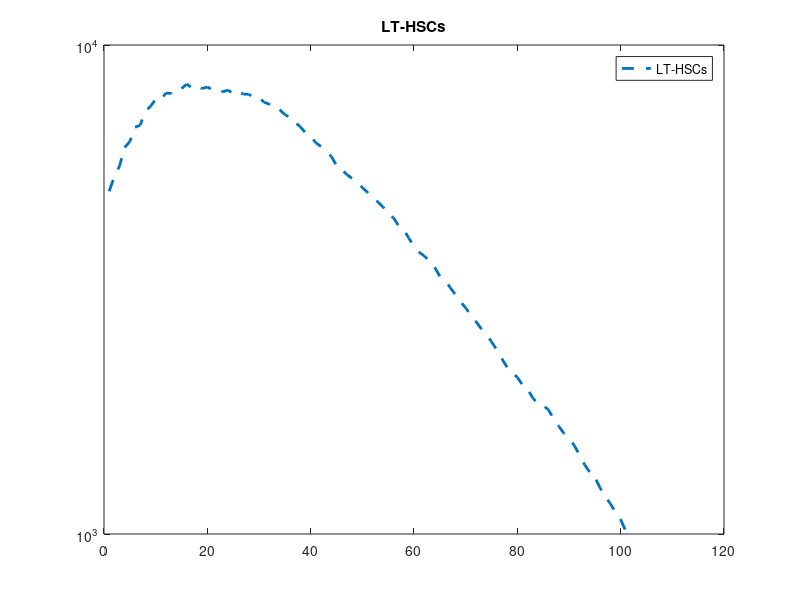

This figure's MATLAB source: (Note: this script raises an error after producing the figure.)
function [cellstypeA, cellstypeB, cellstypeC, params] = cellmodel12(varargin) %Accepting any kind of variable 

%% Last updated September 8, 2024

% Parsing the input parameters
p = inputParser;
addParameter(p, 'PQA', 0.5);
addParameter(p, 'PQB', 0.5);
addParameter(p, 'P1A', 0.4);
addParameter(p, 'P2A', 0.1);
addParameter(p, 'P3A', 0.25);
addParameter(p, 'P4A', 0.25);
addParameter(p, 'P1B', 0.25);
addParameter(p, 'P2B', 0.25);
addParameter(p, 'P3B', 0.25);
addParameter(p, 'P4B', 0.25);
addParameter(p, 'PAA', 0.056);
addParameter(p, 'PAB', 0.00);
addParameter(p, 'PAQA', 0.01)
addParameter(p, 'PAQB', 0.01)
addParameter(p, 'meanCCA', 1);
addParameter(p, 'stdCCA', 1.5);
addParameter(p, 'meanCCB', 1);
addParameter(p, 'stdCCB', 0.5);
addParameter(p, 'max_divisions_A', 5);
addParameter(p, 'max_divisions_B', 5);
parse(p, varargin{:});

% Using parsed parameters
PQA = p.Results.PQA;
PQB = p.Results.PQB;
P1A = p.Results.P1A;
P2A = p.Results.P2A;
P3A = p.Results.P3A;
P4A = p.Results.P4A;
P1B = p.Results.P1B;
P2B = p.Results.P2B;
P3B = p.Results.P3B;
P4B = p.Results.P4B;
PAA = p.Results.PAA;
PAB = p.Results.PAB;
PAQA = p.Results.PAQA;
PAQB = p.Results.PAQB;
meanCCA = p.Results.meanCCA;
stdCCA = p.Results.stdCCA;
meanCCB = p.Results.meanCCB;
stdCCB = p.Results.stdCCB;
max_divisions_A = p.Results.max_divisions_A;
max_divisions_B = p.Results.max_divisions_B;

% Random seed
  seed = 123456789;
  rng(seed)

% Parameters
  Nc = 1e4;             % Initial number of cells
  Nt = 100;             % total number of time steps


% Initial conditions 
  % Initial number of typeA quiescent 
    indxQ = find(rand(1,Nc) > PQA);
    numTypeAQ = length(indxQ);      % number of quiescent cells type A
    numTypeA  = Nc - length(indxQ); % number of active cells type A

  % Set other counters 
    numTypeAI = 0;      % number of innactive cells type A
    numTypeB  = 0;      % number of active cells type B
    numTypeBI = 0;      % number of innactive cells type B
    numTypeBQ = 0;      % number of quiescent cells type B
    numTypeC  = 0;      % number of active cells type C
    

  % Store counters in the output variables   
    cellstypeA.Num(1)  = numTypeA;
    cellstypeB.Num(1)  = numTypeB;
    cellstypeA.NumQ(1) = numTypeAQ;
    cellstypeB.NumQ(1) = numTypeBQ;
    cellstypeA.NumI(1) = numTypeAI;
    cellstypeB.NumI(1) = numTypeBI;
    cellstypeC.Num(1)  = numTypeC;

% Set cell cylcle length for cells 
  cellstypeA.CC{1} = abs(ceil(meanCCA + stdCCA*randn(numTypeA,1)));
  cellstypeB.CC{1} = [];

% Counter to keep track of the generation for each cell  
  cellstypeA.gen{1} = ones(numTypeA,1);
  cellstypeB.gen{1} = [];
  cellstypeC.gen{1} = [];

% Counter to keep track of how many divisions each cell has gone through  
  cellstypeA.div{1} = zeros(numTypeA,1);
  cellstypeB.div{1} = [];

%% Begin time evolution
   for k = 1:Nt

   %% Temporary store data from previous step
      cellstypeACC  = cellstypeA.CC{k};
      cellstypeAgen = cellstypeA.gen{k};
      cellstypeAdiv = cellstypeA.div{k};
      cellstypeBCC  = cellstypeB.CC{k};
      cellstypeBgen = cellstypeB.gen{k};
      cellstypeBdiv = cellstypeB.div{k};
      cellstypeCgen = cellstypeC.gen{k};

   %% Inactive Cells
   % Check which cells had divided enough times -> stop dividing and become innactive

   %%%%%%%%%%%% Type A cells %%%%%%%%%%%%
   indxd1 = find(cellstypeAdiv > max_divisions_A);
   if ~isempty(indxd1)
       numTypeA  = numTypeA - length(indxd1);   % reduce number of active cells
       numTypeAI = numTypeAI + length(indxd1);  % increase number of inactive cells
     % Erase their data from the active pool
       cellstypeACC(indxd1)  = [];              % cell cycle info
       cellstypeAgen(indxd1) = [];              % generation info
       cellstypeAdiv(indxd1) = [];              % # of divisions info
   end
   clear indxd1

   %%%%%%%%%%%% Type B cells %%%%%%%%%%%%
   indxd1 = find(cellstypeBdiv > max_divisions_B);
   if ~isempty(indxd1)
       numTypeB  = numTypeB - length(indxd1);   % reduce number of active cells
       numTypeBI = numTypeBI + length(indxd1);  % increase number of inactive cells
     % Erase their data from the active pool
       cellstypeBCC(indxd1)  = [];              % cell cycle info
       cellstypeBgen(indxd1) = [];              % generation info
       cellstypeBdiv(indxd1) = [];              % # of divisions info
   end
   clear indxd1

 %% Apoptosis

  %%%%%%%%%%%% Type A cells %%%%%%%%%%%%
  % Determine which cells die in this time step

    % Active cells
      rAd      = rand(1,numTypeA);              % random number 
      indxd1   = find(rAd < PAA);               % compare with probability of apoptosis
      numTypeA = numTypeA - length(indxd1);     % reduce number of cells
    % Erase data for the dead cells at this time step
      cellstypeACC(indxd1)  = [];               % cell cycle info 
      cellstypeAgen(indxd1) = [];               % generation info
      cellstypeAdiv(indxd1) = [];               % # of divisions info
      clear indxd1 rAd;                         % clear auxiliary variables

    % Quiescent cells
      rAd       = rand(1,numTypeAQ);            % random number 
      indxd1    = find(rAd < PAQA);             % compare with probability of apoptosis
      numTypeAQ = numTypeAQ - length(indxd1);   % reduce number of cells
      clear indxd1 rAd;                         % clear auxiliary variables


   %%%%%%%%%%%% Type B cells %%%%%%%%%%%%
   % Determine which cells die in this time step

   % Active cells
     if numTypeB ~=0 
         rBd      = rand(1,numTypeB);           % random number 
         indxd2   = find(rBd < PAB);            % compare with probability of apoptosis
         numTypeB = numTypeB - length(indxd2);  % reduce number of cells
       % Erase data  
         cellstypeBCC(indxd2)  = [];            % cell cycle info 
         cellstypeBgen(indxd2) = [];            % generation info
         cellstypeBdiv(indxd2) = [];            % # of divisions info
         
         clear indxd2 rBd;                      % clear auxiliary variables
     end
     

   % Quiescent cells
     if numTypeBQ ~=0 
         rBd       = rand(1,numTypeBQ);        % random number
         indxd2    = find(rBd < PAQB);         % compare with probability of apoptosis
         numTypeBQ = numTypeBQ - length(indxd2); % reduce number of cells
         clear indxd2 rBd;                     % clear auxiliary variables
     end


 %% Division  

 %%%%%%%%%%%% Type A cells %%%%%%%%%%%% 
  % Type A that are ready to divide  
    indx1 = find(cellstypeACC==k);          % Index of cells that divide this time step
    if ~isempty(indx1)
        rA        = ones(1,numTypeA);
        rA(indx1) = rand(1,length(indx1));  % random number generator
        clear indx1;
     
     %% Symmetric division of type A (increase count of type A by 2 per cell)
        indxp1   = find(rA < P1A);          % Find which cells will divide this way
        if ~isempty(indxp1)
            lenA    = numTypeA;             % Current number of type A
            lenAnew =  2*length(indxp1);    % 2 times the number of cell dividing
          % increase cell count by 2  
            numTypeA = lenA + lenAnew; 
            rA(end+1:end+lenAnew) = 1;
          % Make the new cells one generation above than their "mothers"
            cellstypeAgen(lenA+1:lenA+lenAnew) = repmat(cellstypeAgen(indxp1),1,2) + 1;
          % Determine the length of the cell cycle for the new cells
            cellstypeACC(lenA+1:lenA+lenAnew) = abs(ceil(meanCCA + stdCCA*randn(lenAnew,1))) + k + 1;
          % Update the length of the cell cycle for the mothers so they can divide again
            cellstypeACC(indxp1) = cellstypeACC(indxp1) + k + 1;
          % Update the counter of the cells for the number of times the have divided
            cellstypeAdiv(indxp1) =  cellstypeAdiv(indxp1) + 1;
          % New cells have divided zero times
            cellstypeAdiv(lenA+1:lenA+lenAnew) = 0;
        end
        clear indxp1;                       % clear auxiliary variables

     %% Asymmetric of type A (increase count of type A by 1 and B by 1 per cell)
        indxp2 = find(rA > P1A & rA<(P1A+P2A)); % Find which cells will divide this way
        if ~isempty(indxp2)
            lenA     = numTypeA;
            lenB     = numTypeB;
            lenABnew = length(indxp2);
          % increase cell count for A by 1 for each cell
            numTypeA = lenA + lenABnew;
            rA(end+1:end+lenABnew) = 1;
          % Check how many of the B cells go quiescent
            r1Q    = rand(1,lenABnew);
            indxQ  = find(r1Q > PQB);
            indxQ2 = r1Q <= PQB;
            numTypeBQ = numTypeBQ + length(indxQ);
            keepB = cellstypeAgen(indxp2(indxQ2));
          % increase cell count for B by 1 per cell minus the quiescent
            newlenB  = lenABnew - length(indxQ);
            numTypeB = numTypeB + newlenB;
          % Make them one generation above their mothers
            cellstypeAgen(lenA+1:lenA+lenABnew) = cellstypeAgen(indxp2)+1;
            cellstypeBgen(lenB+1:lenB+newlenB) = keepB'+1;
          % Determine the length of their cell cycle
            cellstypeACC(lenA+1:lenA+lenABnew) = abs(ceil(meanCCA + stdCCA*randn(lenABnew,1)))+ k + 1;
            cellstypeBCC(lenB+1:lenB+newlenB)  = abs(ceil(meanCCB + stdCCB*randn(newlenB,1)))+ k + 1;
          % Update mothers' length of cell cyle
            cellstypeACC(indxp2) = cellstypeACC(indxp2) + k + 1;
          % Update number of divisions for the mothers
            cellstypeAdiv(indxp2) = cellstypeAdiv(indxp2) + 1;
          % New cells have divied zero times
            cellstypeAdiv(lenA+1:lenA+lenABnew) = 0;
            cellstypeBdiv(lenB+1:lenB+newlenB)  = 0;
        end
        clear indxp2 r1Q indxQ indxQ2 keepB;    % clear auxiliary variables

     %% One Differentitation of type A (decrease count of A by 1 and increase B by 1 per cell)
        indxp3 = find(rA > (P1A+P2A)& rA<(P1A+P2A+P3A));    % Find which cells will divide this way
        if ~isempty(indxp3)
            lenB      = numTypeB;
            lenminusA = length(indxp3);
            numTypeA  = numTypeA - lenminusA;          % decrease cell count for A by 1
            rA(indxp3) = [];
          % Check how many of the newly created type B cells go quiescent
            r1Q    = rand(1,lenminusA);
            indxQ  = find(r1Q > PQB);
            indxQ2 = r1Q <= PQB;
            numTypeBQ = numTypeBQ + length(indxQ);
            keepB = cellstypeAgen(indxp3(indxQ2));
          % increase cell count for B by 1 per cell minus the quiescent
            newlenB  = lenminusA - length(indxQ);
            numTypeB = numTypeB + newlenB;
            if lenB == 0
                cellstypeBgen(1:newlenB) = keepB' + 1;      % Make them one generation above their mothers
                cellstypeBCC(1:newlenB) = abs(ceil(meanCCB + stdCCB*randn(newlenB,1)))+ k + 1; % determine the length of their cell cycle
                cellstypeBdiv(1:newlenB) = 0;               % New cells have divied zero times
            else
                cellstypeBgen(lenB+1:lenB+newlenB) = keepB' + 1; % Make them one generation above their mothers
                cellstypeBCC(lenB+1:lenB+newlenB) = abs(ceil(meanCCB + stdCCB*randn(newlenB,1)))+ k + 1; % determine the length of their cell cycle
                cellstypeBdiv(lenB+1:lenB+newlenB) = 0;      % New cells have divied zero times
            end
          % Erase data for the mothers
            cellstypeAgen(indxp3) = [];
            cellstypeAdiv(indxp3) = [];
            cellstypeACC(indxp3)  = [];
        end
        clear indxp3 r1Q indxQ indxQ2 keepB;                 % clear auxiliary variables

     %% Two Differentitation of type A  (decrease count of A by 1 and increase B by 2 per cell)
        indxp4 = find(rA > (P1A+P2A+P3A)& rA<1);    % Find which cells will divide this way
        if ~isempty(indxp4)
            lenB = numTypeB;
            numTypeA = numTypeA - 1*length(indxp4); % decrease cell count for A by 1
            rA(indxp4) = [];
          % Check how many of the newly created type B cells go quiescent
            r1Q    = rand(1,length(indxp4));
            indxQ  = find(r1Q > PQB);
            indxQ2 = r1Q <= PQB;
            numTypeBQ = numTypeBQ + length(indxQ);
            keepB = cellstypeAgen(indxp4(indxQ2));
          % increase cell count for B by 2 per cell minus the quiescent
            newlenB  = 2*(length(indxp4) - length(indxQ));
            numTypeB = numTypeB + newlenB;
            if lenB == 0
                cellstypeBgen(1:newlenB) = repmat(keepB',1,2)  + 1; % Make them one generation above their mothers
                cellstypeBCC(1:newlenB) = abs(ceil(meanCCB + stdCCB*randn(newlenB,1)))+ k + 1; % determine the length of their cell cycle
                cellstypeBdiv(1:newlenB) = 0;       % New cells have divied zero times
            else
                cellstypeBgen(lenB+1:lenB+newlenB) = repmat(keepB',1,2)  + 1; % Make them one generation above their mothers
                cellstypeBCC(lenB+1:lenB+newlenB) = abs(ceil(meanCCB + stdCCB*randn(newlenB,1)))+ k + 1; % determine the length of their cell cycle
                cellstypeBdiv(lenB+1:lenB+newlenB) = 0;     % New cells have divied zero times
            end
          % Erase data for the mothers
            cellstypeAgen(indxp4) = [];
            cellstypeAdiv(indxp4) = [];
            cellstypeACC(indxp4)  = [];
        end
        clear indxp4 r1Q indxQ indxQ2 keepB % clear auxiliary variables
    end
    clear rA

      

 %%%%%%%%%%%% Type B cells %%%%%%%%%%%%

    % Type B that are ready to divide  
      indx2 = find(cellstypeBCC==k);
      if ~isempty(indx2)
          rB        = ones(1,numTypeB);
          rB(indx2) = rand(1,length(indx2)); % random number generator

       %% Symmetric division of type B (increase count of type B by 2 per cell)
          indxp1   = find(rB < P1B);    % Find which cells will divide this way
          if ~isempty(indxp1)
              lenB = numTypeB;
              numTypeB = numTypeB + 2*length(indxp1);  % increase cell count by 2
              rB(end+1:end+2*length(indxp1)) = 1;
              cellstypeBgen(lenB+1:lenB+2*length(indxp1)) = repmat(cellstypeBgen(indxp1),1,2) + 1; % make the new cells one generation above than their "mothers"
              cellstypeBCC(lenB+1:lenB+2*length(indxp1)) = abs(ceil(meanCCB + stdCCB*randn(2*length(indxp1),1))) + k + 1; % Determine the length of the cell cycle for the new cells
              cellstypeBCC(indxp1) = cellstypeBCC(indxp1) + k + 1;  % Update the length of the cell cycle for the mothers so they can divide again
              cellstypeBdiv(indxp1) =  cellstypeBdiv(indxp1) + 1;   % Update the counter of the cells for the number of times the have divided
              cellstypeBdiv(lenB+1:lenB+2*length(indxp1)) = 0;      % New cells have divided zero times
          end
          clear indxp1 indx2;           % clear auxiliary variables

       %% Asymmetric of type B (increase count of type B by 1 and C by 1 per cell)
          indxp2 = find(rB > P1B & rB<(P1B+P2B)); % Find which cells will divide this way
          if ~isempty(indxp2)
              lenB = numTypeB;
              lenC = numTypeC;
              numTypeB = numTypeB + 1*length(indxp2); % increase cell count for B by 1
              rB(end+1:end+1*length(indxp2)) = 1;
              numTypeC = numTypeC + 1*length(indxp2); % increase cell count for C by 1
              cellstypeBgen(lenB+1:lenB+length(indxp2)) = cellstypeBgen(indxp2)+1; % Make them one generation above their mothers
              cellstypeCgen(lenC+1:lenC+length(indxp2)) = cellstypeBgen(indxp2)+1;
              cellstypeBCC(lenB+1:lenB+length(indxp2)) = abs(ceil(meanCCB + stdCCB*randn(length(indxp2),1)))+ k + 1;  % determine the length of their cell cycle              
              cellstypeBCC(indxp2) = cellstypeBCC(indxp2) + k + 1;  % Update mothers' length of cell cyle
              cellstypeBdiv(indxp2) = cellstypeBdiv(indxp2) + 1;  % update number of divisions for the mothers
              cellstypeBdiv(lenB+1:lenB+length(indxp2)) = 0;  % New cells have divied zero times
          end
          clear indxp2;             % clear auxiliary variables

          
       %% one Differentitation of type B (decrease count of B by 1 and increase C by 1 per cell)
          indxp3 = find(rB > (P1B+P2B)& rB<(P1B+P2B+P3B)); % Find which cells will divide this way
          if ~isempty(indxp3)
              lenB = numTypeB;
              lenC = numTypeC;
              numTypeB = numTypeB - 1*length(indxp3);  % decrease cell count for B by 1
              rB(indxp3) = [];
              numTypeC = numTypeC + 1*length(indxp3);  % increase cell count for C by 1
              if lenC == 0
                  cellstypeCgen(1:length(indxp3)) = cellstypeBgen(indxp3) + 1; % Make them one generation above their mothers
              else
                  cellstypeCgen(lenB+1:lenB+length(indxp3)) = cellstypeBgen(indxp3) + 1; % Make them one generation above their mothers
              end
            % Erase data for the mothers  
              cellstypeBgen(indxp3) = [];  
              cellstypeBdiv(indxp3) = [];
              cellstypeBCC(indxp3)  = [];
          end
          clear indxp3 % clear auxiliary variables

       %% Two Differentitation of type B (decrease count of B by 1 and increase C by 2 per cell)
          indxp4 = find(rB > (P1B+P2B+P3B)& rB<1); % Find which cells will divide this way
          if ~isempty(indxp4)
              lenB = numTypeB;
              lenC = numTypeC;
              numTypeB = numTypeB - 1*length(indxp4);  % decrease cell count for B by 1
              rB(indxp4) = [];
              numTypeC = numTypeC + 2*length(indxp4);  % increase cell count for C by 2
              if lenC == 0
                  cellstypeCgen(1:2*length(indxp4)) = repmat(cellstypeBgen(indxp4),1,2) + 1; % Make them one generation above their mothers
              else
                  cellstypeCgen(lenB+1:lenB+2*length(indxp4)) = repmat(cellstypeBgen(indxp4),1,2) + 1; % Make them one generation above their mothers
              end
            % Erase data for the mothers  
              cellstypeBgen(indxp4) = [];  
              cellstypeBdiv(indxp4) = [];
              cellstypeBCC(indxp4)  = [];
          end
          clear indxp4 % clear auxiliary variables          
      end
      clear rB


    %% Update numbers
       cellstypeA.Num(k+1)  = numTypeA;
       cellstypeB.Num(k+1)  = numTypeB;
       cellstypeA.NumQ(k+1) = numTypeAQ;
       cellstypeB.NumQ(k+1) = numTypeBQ;
       cellstypeA.NumI(k+1) = numTypeAI;
       cellstypeB.NumI(k+1) = numTypeBI;
       cellstypeC.Num(k+1)  = numTypeC;

       cellstypeA.CC{k+1}  = cellstypeACC;
       cellstypeA.gen{k+1} = cellstypeAgen;
       cellstypeA.div{k+1} = cellstypeAdiv;
       cellstypeB.CC{k+1}  = cellstypeBCC;
       cellstypeB.gen{k+1} = cellstypeBgen;
       cellstypeB.div{k+1} = cellstypeBdiv;
       cellstypeC.gen{k+1} = cellstypeCgen;

  end

%% Save model parameters  
   params.seed = seed;
   params.Nc   = Nc;
   params.Nt   = Nt;

   params.PQA  = PQA;
   params.PQB  = PQB;

   params.P1A  = P1A;
   params.P2A  = P2A;
   params.P3A  = P3A;
   params.P4A  = P4A;

   params.P1B = P1B;
   params.P2B = P2B;
   params.P3B = P3B;
   params.P4B = P4B;

   params.PAA = PAA;
   params.PAB = PAB;

   params.PAQA = PAQA;
   params.PAQB = PAQB;

   params.meanCCA = meanCCA;
   params.stdCCA  = stdCCA;
   params.meanCCB = meanCCB;
   params.stdCCB  = stdCCB;

   params.max_divisions_A = max_divisions_A;
   params.max_divisions_B = max_divisions_B;


%% Plotting 
   figure('Position',[100,500,1100,800])
   plot(cellstypeA.Num,'LineWidth',2,LineStyle='--') %active 
   set(gca, 'YScale', 'log');
   %hold on
   %plot(cellstypeA.NumQ,'LineWidth',2,LineStyle='-.') %quiescence
   %plot(cellstypeA.NumI,'LineWidth',2,LineStyle=':')
   %plot(cellstypeA.NumI+cellstypeA.Num+cellstypeA.NumQ,'LineWidth',3,LineStyle='-')
   %plot(cellstypeA.NumQ+cellstypeA.NumI,'LineWidth',2,'LineStyle','-')
   legend("LT-HSCs")
   %legend('Active', 'Quiescent', 'Inactive','Total','Quiescent + Inactive')
   title('LT-HSCs')
   ax = gca; ax.FontSize=28; ax.LineWidth=1.5;
   %%ylim([10^3, 10^6])
   %yscale log

   figure('Position',[100,500,1100,800])
   plot(cellstypeB.Num,'LineWidth',2,LineStyle='--')
   set(gca, 'YScale', 'log');
   %hold on
   %plot(cellstypeB.NumQ,'LineWidth',2,LineStyle='-.')
   %plot(cellstypeB.NumI,'LineWidth',2,LineStyle=':')
   %plot(cellstypeB.NumI+cellstypeB.Num+cellstypeB.NumQ,'LineWidth',3,LineStyle='-')
   %plot(cellstypeB.NumQ+cellstypeB.NumI,'LineWidth',2,'LineStyle','-')
   legend("ST-HSCs")
   %legend('Active', 'Quiescent', 'Inactive','Total','Quiescent + Inactive')
   title('ST-HSCs')
   ax = gca; ax.FontSize=28; ax.LineWidth=1.5;
   %yscale log



   




